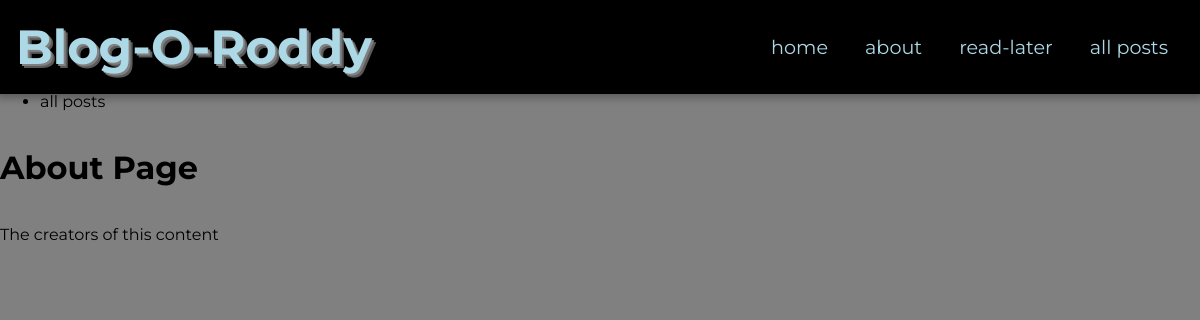
The app's page /about, older data.
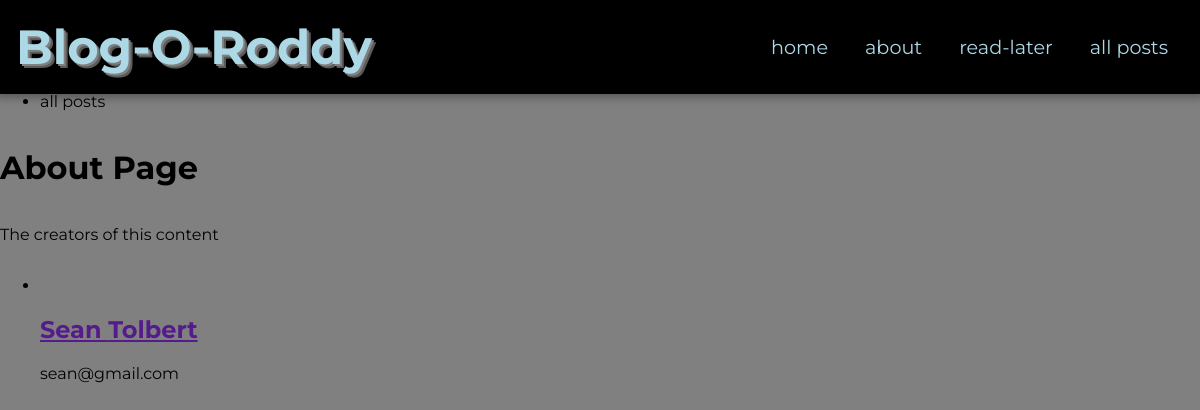
The same page, newer data.
### poster/models.py (models this page shows, shortened)
class Author(models.Model):
    first_name = models.CharField(max_length=50)
    last_name = models.CharField(max_length=50)
    email = models.EmailField()

### poster/views.py (the view)
# urls.py: path("about", views.AboutView.as_view(), name="about")
class AboutView(ListView):
    template_name = "poster/about.html"
    model = Author
    context_object_name = "authors"

### poster/templates/poster/about.html (shortened to what this page needs)
{% extends 'base.html' %}
{% load static %}
{% block content %}
<h1>About Page</h1>
<p>The creators of this content</p>
<ul>
    {% for author in authors %}
        {% include 'poster/partials/author_card.html' %}
    {% endfor %}
</ul>
{% endblock %}

### poster/templates/poster/partials/author_card.html (shortened to what this page needs)
<li>
  <article>
    <h2><a href="">{{author.first_name}} {{author.last_name}}</a></h2>
    <p>{{author.email}}</p>
  </article>
</li>

Row changes from the older to the newer data that the page shows:
added Author: first_name "Sean", last_name "Tolbert", email "sean@gmail.com"
